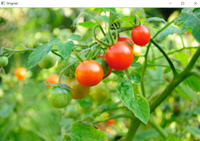
#> input picture Python/OpenCV-Tutorials/geeksforgeeks.png, 200 x 141 px, found by its file name
$ python '17.Adaptive thresholding.py'
#> lines starting #> are read from the running program, lines starting #| are printed output that depends on the picture; after the words box and inside, x2 and y2 are one past the last pixel; in counts of white or black regions, pixels touching at a corner belong together
# Syntax: cv2.adaptiveThreshold(source, maxVal, adaptiveMethod, thresholdType, blocksize, constant)

# Parameters:
# -> source: Input Image array(Single-channel, 8-bit or floating-point)
# -> maxVal: Maximum value that can be assigned to a pixel.
# -> adaptiveMethod: Adaptive method decides how threshold value is calculated.

#  cv2.ADAPTIVE_THRESH_MEAN_C: Threshold Value = (Mean of the neighbourhood area values – constant value). In other words, it is the mean of the blockSize×blockSize neighborhood of a point minus constant.

# cv2.ADAPTIVE_THRESH_GAUSSIAN_C: Threshold Value = (Gaussian-weighted sum of the neighbourhood values – constant value). In other words, it is a weighted sum of the blockSize×blockSize neighborhood of a point minus constant.

# -> thresholdType: The type of thresholding to be applied.
# -> blockSize: Size of a pixel neighborhood that is used to calculate a threshold value.
# -> constant: A constant value that is subtracted from the mean or weighted sum of the neighbourhood pixels.

# Python program to illustrate
# adaptive thresholding type on an image

# organizing imports
import cv2
import numpy as np

# path to input image is specified and
# image is loaded with imread command
image1 = cv2.imread(r'H:\MyGitCodes\Python\OpenCV-Tutorials\geeksforgeeks.png')
#> image1 is the input picture: shape (141, 200, 3); mean B, G, R 74.3, 165.6, 134

# cv2.cvtColor is applied over the
# image input with applied parameters
# to convert the image in grayscale
img = cv2.cvtColor(image1, cv2.COLOR_BGR2GRAY)
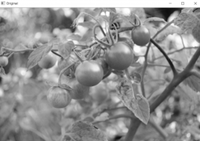
#> img: shape (141, 200); min 13, max 255, mean 145.7

# applying different thresholding
# techniques on the input image
thresh1 = cv2.adaptiveThreshold(img, 255, cv2.ADAPTIVE_THRESH_MEAN_C,
										cv2.THRESH_BINARY, 199, 5)
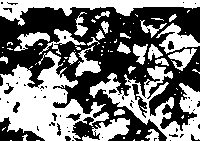
#> thresh1: shape (141, 200); 47.1% white; 82 white regions (55 under 20 px), largest, box (x1, y1, x2, y2) and area: (0, 51, 109, 141) 4545, (89, 66, 200, 141) 2819, (0, 0, 200, 26) 1964

thresh2 = cv2.adaptiveThreshold(img, 255, cv2.ADAPTIVE_THRESH_GAUSSIAN_C,
										cv2.THRESH_BINARY, 199, 5)
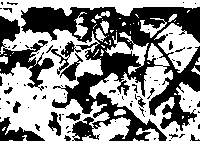
#> thresh2: shape (141, 200); 54% white; 79 black regions (60 under 20 px), largest, box (x1, y1, x2, y2) and area: (21, 7, 200, 141) 9786, (0, 16, 54, 91) 1400, (0, 117, 45, 141) 471

# the window showing output images
# with the corresponding thresholding
# techniques applied to the input image
cv2.imshow('Adaptive Mean', thresh1)
cv2.imshow('Adaptive Gaussian', thresh2)


# De-allocate any associated memory usage
if cv2.waitKey(0) & 0xff == 27:
#> (key Esc is pressed here)
	cv2.destroyAllWindows()
